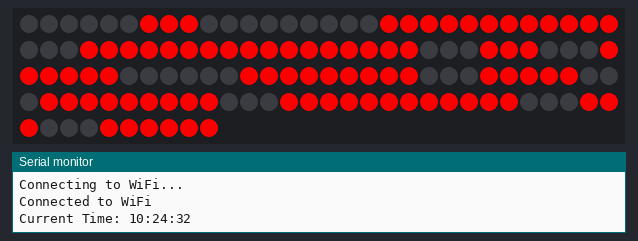
The sketch below on a simulated ESP8266 (NodeMCU). On the bench: 130 RGB LEDs in strip order, left to right, continuing on the next row, the last lines printed to the serial monitor. WiFi joins after 1.5 s; servers stay silent unless stated; the local clock reads 2024-03-15 10:24:30 at power-on unless the sketch sets it.

Above: at 2.1 s.
At 15.1 s:
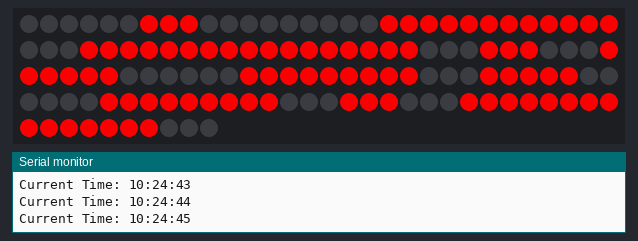
At 21.2 s:
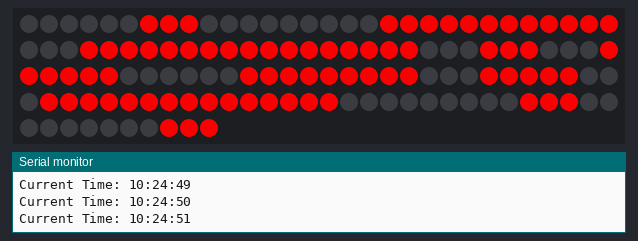
At 38.3 s:
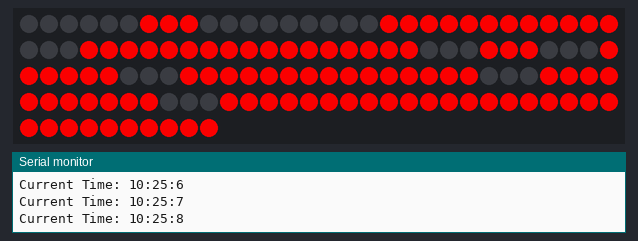

The sketch:

digital_clock_mode_code.ino
```cpp
#include <Wire.h>
#include <Adafruit_NeoPixel.h>
#include <RTClib.h>
#include <ESP8266WiFi.h>
#include <WiFiUdp.h>
#include <TimeLib.h>
#include <WiFiClient.h>

#define LED_PIN D4
#define NUM_LEDS 130
#define DIGITS 6
#define SEGMENTS 7
#define SEGMENT_LEDS 3
#define FIRST_COLON_INDEX 42
#define SECOND_COLON_INDEX 86
#define MINUTE_LEDS_START 44
#define SECOND_LEDS_START 88

const char* ssid = "Airtel_airtel";
const char* password = "Connected37";

WiFiUDP ntpUDP;
RTC_DS1307 rtc;
Adafruit_NeoPixel strip = Adafruit_NeoPixel(NUM_LEDS, LED_PIN, NEO_GRB + NEO_KHZ800);

uint8_t segmentMap[10][SEGMENTS] = {
  {1, 1, 1, 0, 1, 1, 1}, // 0
  {0, 0, 1, 0, 0, 0, 1}, // 1
  {1, 1, 0, 1, 0, 1, 1}, // 2
  {0, 1, 1, 1, 0, 1, 1}, // 3
  {0, 0, 1, 1, 1, 0, 1}, // 4
  {0, 1, 1, 1, 1, 1, 0}, // 5
  {1, 1, 1, 1, 1, 1, 0}, // 6
  {0, 0, 1, 0, 0, 1, 1}, // 7
  {1, 1, 1, 1, 1, 1, 1}, // 8
  {0, 1, 1, 1, 1, 1, 1}, // 9
};

WiFiClient client;

void setup() {
  Serial.begin(115200);
  strip.begin();
  strip.show();

  Wire.begin(D2, D1);

  if (!rtc.begin()) {
    Serial.println("Couldn't find RTC");
    while (1);
  }

  if (!rtc.isrunning()) {
    Serial.println("RTC is not running, setting time...");
    rtc.adjust(DateTime(F(__DATE__), F(__TIME__)));
  }

  WiFi.begin(ssid, password);
  while (WiFi.status() != WL_CONNECTED) {
    delay(1000);
    Serial.println("Connecting to WiFi...");
  }
  Serial.println("Connected to WiFi");
}

void loop() {
  DateTime now = rtc.now();
  Serial.print("Current Time: ");
  Serial.print(now.hour());
  Serial.print(":");
  Serial.print(now.minute());
  Serial.print(":");
  Serial.println(now.second());

  displayTime(now.hour(), now.minute(), now.second());
  delay(1000);
}

void displayTime(int hour, int minute, int second) {
  strip.clear();
  int digits[DIGITS] = {hour / 10, hour % 10, minute / 10, minute % 10, second / 10, second % 10};

  uint32_t digitColor = strip.Color(240, 0, 0);
  uint32_t colonColor = strip.Color(240, 0, 0);

  for (int i = 0; i < 2; i++) {
    displayDigit(digits[i], i * SEGMENTS * SEGMENT_LEDS, digitColor);
  }

  strip.setPixelColor(FIRST_COLON_INDEX, colonColor);
  strip.setPixelColor(FIRST_COLON_INDEX + 1, colonColor);

  for (int i = 2; i < 4; i++) {
    displayDigit(digits[i], MINUTE_LEDS_START + (i - 2) * SEGMENTS * SEGMENT_LEDS, digitColor);
  }

  strip.setPixelColor(SECOND_COLON_INDEX, colonColor);
  strip.setPixelColor(SECOND_COLON_INDEX + 1, colonColor);

  for (int i = 4; i < 6; i++) {
    displayDigit(digits[i], SECOND_LEDS_START + (i - 4) * SEGMENTS * SEGMENT_LEDS, digitColor);
  }

  strip.show();
}

void displayDigit(int number, int startIndex, uint32_t color) {
  for (int seg = 0; seg < SEGMENTS; seg++) {
    if (segmentMap[number][seg]) {
      for (int led = 0; led < SEGMENT_LEDS; led++) {
        strip.setPixelColor(startIndex + seg * SEGMENT_LEDS + led, color);
      }
    }
  }
}
```
